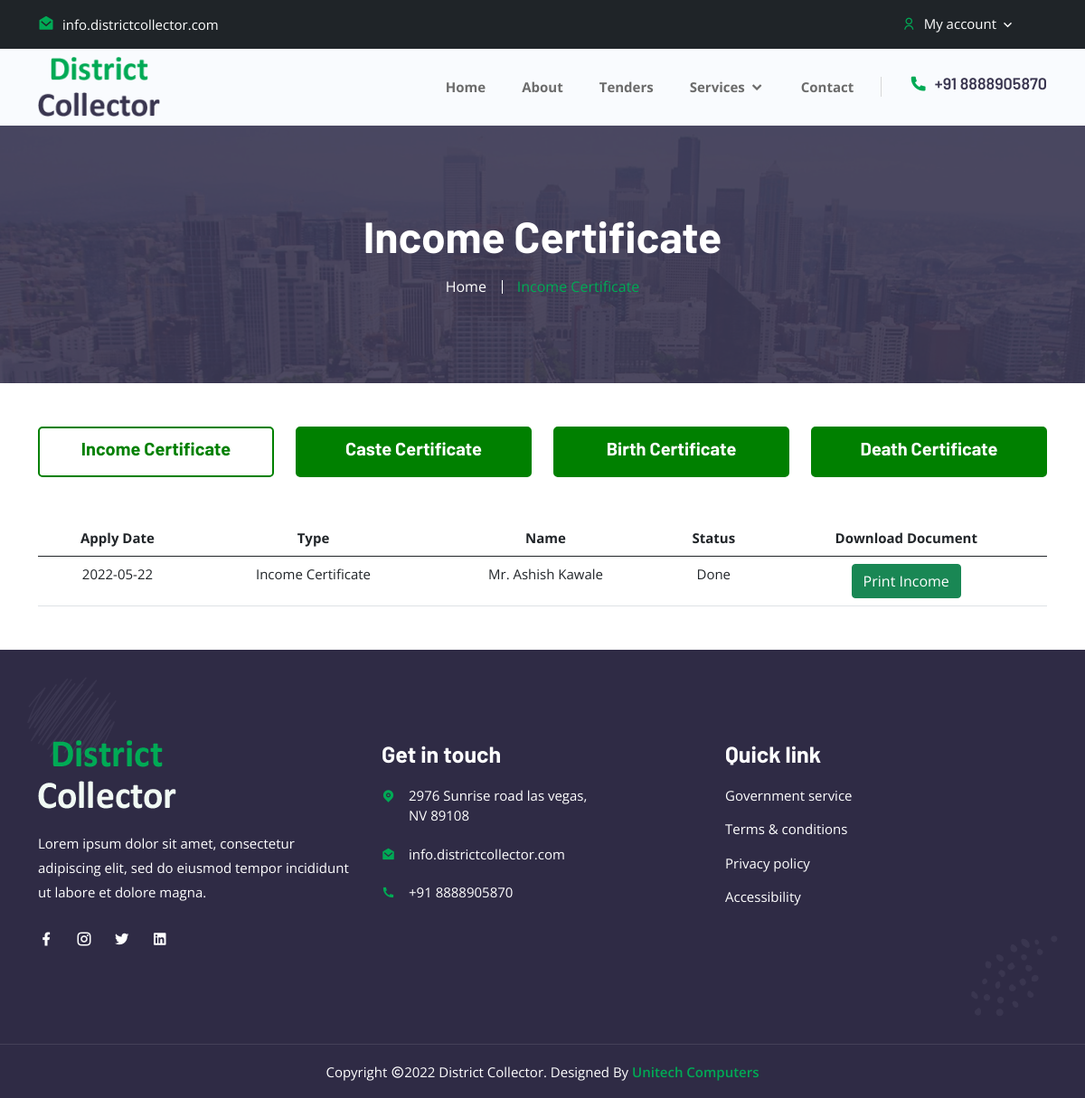
Page /incomedetails.php (signed in) on the committed database.
### tables this page shows
CREATE TABLE `tbl_documents` (
  `id` int(255) NOT NULL,
  `user_id` varchar(500) NOT NULL,
  `type` varchar(500) NOT NULL,
  `salutation` varchar(500) NOT NULL,
  `name` varchar(500) NOT NULL,
  `fsalutation` varchar(500) NOT NULL,
  `fname` varchar(500) NOT NULL,
  `income` varchar(500) NOT NULL,
  `incomeyear` varchar(500) NOT NULL,
  `income_words` varchar(500) NOT NULL,
  `reason` varchar(500) NOT NULL,
  `dob` date NOT NULL,
  `age` varchar(500) NOT NULL,
  `gender` varchar(500) NOT NULL,
  `occupation` varchar(200) NOT NULL,
  `address` varchar(500) NOT NULL,
  `street` varchar(500) NOT NULL,
  `section` varchar(500) NOT NULL,
  `building` varchar(500) NOT NULL,
  `landmark` varchar(500) NOT NULL,
  `district` varchar(500) NOT NULL,
  `taluka` varchar(500) NOT NULL,
  `village` varchar(500) NOT NULL,
  `pincode` varchar(500) NOT NULL,
  `phoneno` varchar(500) NOT NULL,
  `panno` varchar(500) NOT NULL,
  `aadhaar` varchar(500) NOT NULL,
  `email` varchar(500) NOT NULL,
  `photo` varchar(500) NOT NULL,
  `aadhaarpic` varchar(500) NOT NULL,
  `ration_voting` varchar(500) NOT NULL,
  `birth_school_pan` varchar(500) NOT NULL,
  `frm16_tax_salary` varchar(500) NOT NULL,
  `agreement` varchar(500) NOT NULL,
  `status` varchar(500) NOT NULL,
  `added_on` date NOT NULL
);

### incomedetails.php (the view, shortened to what this page needs)
<?php
require('connection.php');
?>
<!doctype html>
<html lang="zxx">
<head>
		<link rel="stylesheet" href="assets/css/bootstrap.min.css">
		<link rel="stylesheet" href="assets/css/owl.theme.default.min.css">
		<link rel="stylesheet" href="assets/css/owl.carousel.min.css">
		<link rel="stylesheet" href="assets/css/remixicon.css">
		<link rel="stylesheet" href="assets/css/flaticon.css">
		<link rel="stylesheet" href="assets/css/meanmenu.min.css">
		<link rel="stylesheet" href="assets/css/animate.min.css">
		<link rel="stylesheet" href="assets/css/magnific-popup.min.css">
		<link rel="stylesheet" href="assets/css/odometer.min.css">
		<link rel="stylesheet" href="assets/css/date-picker.min.css">
		<link rel="stylesheet" href="assets/css/style.css">
		<link rel="stylesheet" href="assets/css/responsive.css">
		<link rel="stylesheet" type="text/css" href="https://cdnjs.cloudflare.com/ajax/libs/font-awesome/5.15.3/css/all.min.css">
    <link rel="stylesheet" type="text/css" href="https://cdnjs.cloudflare.com/ajax/libs/font-awesome/5.15.3/css/brands.min.css">
    <link rel="stylesheet" type="text/css" href="https://cdnjs.cloudflare.com/ajax/libs/font-awesome/5.15.3/css/fontawesome.min.css">
    </head>
    <body>
		<header class="header-area">
			<div class="top-header">
				<div class="container">
					<div class="row align-items-center">
						<div class="col-lg-6 col-md-6">
							<ul class="header-left-content">
								<li>
									<a href="https://templates.envytheme.com/cdn-cgi/l/email-protection#5e373038311e2937353730703d3133">
										<i class="ri-mail-open-fill"></i>
										<span class="__cf_email__" >info.districtcollector.com</span>
									</a>
								</li>
							</ul>
						</div>
						<div class="col-lg-6 col-md-6">
							<div class="header-right-content">
										<?php
											if($_SESSION['USER_LOGIN']){?>
											<ul class="my-account">
											<li>
												<a href="#" class="dropdown-control">
													<i class="ri-user-line"></i>
													My account
													<i class="ri-arrow-down-s-line"></i>
												</a>
											</li>
										</ul>
										<?php }
										?>
							</div>
						</div>
					</div>
				</div>
			</div>
			<div class="navbar-area">
                <div class="desktop-nav">
                    <div class="container">
                        <nav class="navbar navbar-expand-md navbar-light">
                            <a class="navbar-brand" href="index.php">
                                <img src="assets/images/logo.png" alt="logo">
                            </a>
                            <div class="collapse navbar-collapse mean-menu" id="navbarSupportedContent">
                                <ul class="navbar-nav">
									<li class="nav-item">
										<a href="index.php" class="nav-link">
											Home
										</a>
									</li>
									<li class="nav-item">
										<a href="about.php" class="nav-link">About</a>
									</li>
									<li class="nav-item">
										<a href="projects.php" class="nav-link">
											Tenders
										</a>
									</li>
									<li class="nav-item">
										<a href="#" class="nav-link">
											Services
											<i class="ri-arrow-down-s-line"></i>
										</a>
									</li>
                                    <li class="nav-item">
										<a href="contact.php" class="nav-link">Contact</a>
									</li>
                                </ul>
                                <div class="others-options">
									<ul>
										<li>
											<a href="tel:+1-(514)-312-5678" class="call">
												<i class="ri-phone-fill"></i>
												+91 8888905870
											</a>
										</li>
									</ul>
                                </div>
                            </div>
                        </nav>
                    </div>
				</div>
            </div>
		</header>
		<div class="page-title-area bg-20">
			<div class="container">
				<div class="page-title-content">
					<h2>Income Certificate</h2>
					<ul>
						<li>
							<a href="#">
								Home
							</a>
						</li>
						<li class="active">Income Certificate</li>
					</ul>
				</div>
			</div>
		</div>
		<div class="documents">
            <div class="container">
                <div class="row">
                    <div class="col-lg-3 col-md-6">
                        <a href="incomedetails.php">
                            <div class="doc-content match">
                                <h5>
                                    Income Certificate
                                </h5>
                            </div>
                        </a>
                    </div>
                    <div class="col-lg-3 col-md-6">
                        <a href="castedetails.php">
                            <div class="doc-content">
                                <h5>
                                    Caste Certificate
                                </h5>
                            </div>
                        </a>
                    </div>
                    <div class="col-lg-3 col-md-6">
                        <a href="birthdetails.php">
                            <div class="doc-content">
                                <h5>
                                    Birth Certificate
                                </h5>
                            </div>
                        </a>
                    </div>
                    <div class="col-lg-3 col-md-6">
                        <a href="deathdetails.php">
                            <div class="doc-content">
                                <h5>
                                    Death Certificate
                                </h5>
                            </div>
                        </a>
                    </div>
                </div>
            </div>
        </div>
        <div class="document-details">
            <div class="container">
            <table class="table table-responsive">
                <thead>
                    <tr class="text-center">
                        <th scope="col">Apply Date</th>
                        <th scope="col">Type</th>
                        <th scope="col">Name</th>
                        <th scope="col">Status</th>
                        <th scope="col">Download Document</th>
                    </tr>
                </thead>
                <tbody>
                    <?php
                        $user_id = $_SESSION['USER_ID'];
                        $sql = "SELECT * FROM tbl_documents WHERE user_id='$user_id' order by id desc";
                        $res = mysqli_query($con,$sql);
                        while($row = mysqli_fetch_assoc($res)) {
                    ?>
                    <tr class="text-center">
                        <td><?php echo $row['added_on']?></td>
                        <td><?php echo $row['type']?></td>
                        <td><?php echo $row['salutation']?> <?php echo $row['name']?></td>
                        <td><?php echo $row['status']?></td>
                        <?php
                            if ($row['status']=='Done') {?>
                                <td><a href="incomeprint.php?id=<?php echo $row['id']?>" class="btn btn-success" >Print Income</a></td>
                         <?php  }else{?>
                                <td>Under Process</td>
                    </tr>
                    <?php } }?>
                </tbody>
                </table>
            </div>
        </div>
		<footer class="footer-area pt-100 pb-70">
			<div class="container">
				<div class="row">
					<div class="col-lg-4 col-md-6">
						<div class="single-footer-widget single-bg">
							<a href="index.html" class="logo">
								<img src="assets/images/white-logo.png" alt="Image">
							</a>
							<p>Lorem ipsum dolor sit amet, consectetur adipiscing elit, sed do eiusmod tempor incididunt ut labore et dolore magna.</p>
							<ul class="social-icon">
								<li>
									<a href="https://www.facebook.com/" target="_blank">
										<i class="ri-facebook-fill"></i>
									</a>
								</li>
								<li>
									<a href="https://www.instagram.com/" target="_blank">
										<i class="ri-instagram-line"></i>
									</a>
								</li>
								<li>
									<a href="https://twitter.com/" target="_blank">
										<i class="ri-twitter-fill"></i>
									</a>
								</li>
								<li>
									<a href="https://twitter.com/" target="_blank">
										<i class="ri-linkedin-box-fill"></i>
									</a>
								</li>
							</ul>
						</div>
					</div>
					<div class="col-lg-4 col-md-6">
						<div class="single-footer-widget">
							<h3>Get in touch</h3>
							<ul class="address">
								<li>
									<i class="ri-map-pin-fill"></i>
									2976 Sunrise road las vegas, <br> NV 89108
								</li>
								<li>
									<i class="ri-mail-open-fill"></i>
									<a href="mailto:info.districtcollector.com"><span class="__cf_email__" >info.districtcollector.com</span></a>
								</li>
								<li class="location">
									<i class="ri-phone-fill"></i>
									<a href="tel:+1-(514)-312-5678">+91 8888905870</a>
								</li>
							</ul>
						</div>
					</div>
					<div class="col-lg-4 col-md-6">
						<div class="single-footer-widget">
							<h3>Quick link</h3>
							<ul class="import-link">
								<li>
									<a href="#">Government service</a>
								</li>
								<li>
									<a href="#">Terms & conditions</a>
								</li>
								<li>
									<a href="#">Privacy policy</a>
								</li>
								<li>
									<a href="#">Accessibility</a>
								</li>
							</ul>
						</div>
					</div>
				</div>
			</div>
			<div class="shape footer-shape-1">
				<img src="assets/images/footer-shape-1.png" alt="Image">
			</div>
			<div class="shape footer-shape-2">
				<img src="assets/images/footer-shape-2.png" alt="Image">
			</div>
		</footer>
		<div class="copy-right-area">
			<div class="container">
				<p>
					Copyright <i class="ri-copyright-line"></i>2022 District Collector. Designed By
					<a href="#">Unitech Computers</a>
				</p>
			</div>
		</div>
    </body>
</html>

### rows in the picture
tbl_documents: added_on "2022-05-22", type "Income Certificate", salutation "Mr.", name "Ashish Kawale", status "Done"
